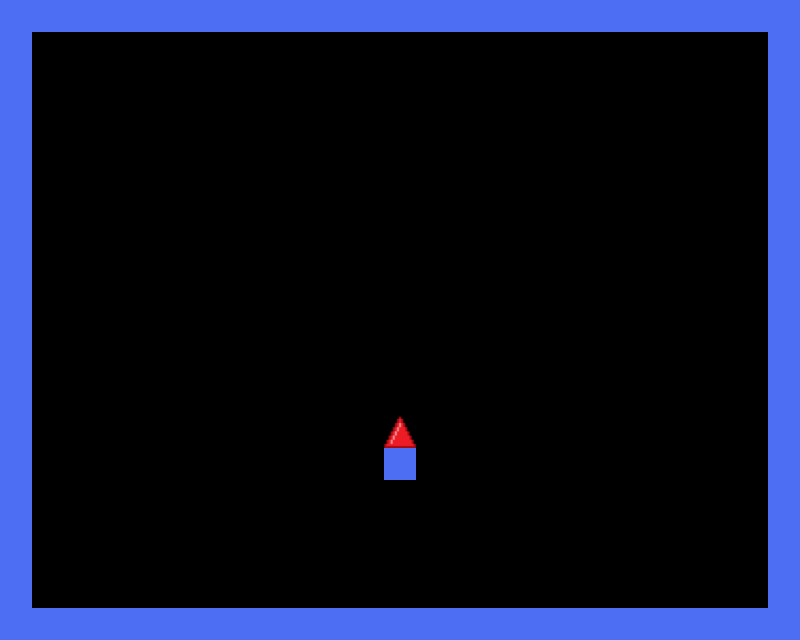

The image is a tile-based game level rendered from a .tmx file. Its description and complete source (layers, tilesets, objects, tile grids) follow:
An orthogonal 25x20 tile map with 32x32 px tiles, 3 tile layers (Collision, Spikes, TempBlocks), 3 tilesets.

<map version="1.8" orientation="orthogonal" width="25" height="20" tilewidth="32" tileheight="32" backgroundcolor="#000000">
    <tileset firstgid="1" name="black" tilewidth="32" tileheight="32">
        <image source="blooPixil.png" width="32" height="32" />
    </tileset>
    <tileset firstgid="2" name="spike" tilewidth="32" tileheight="32" tilecount="1" columns="1">
        <image source="32spike.png" width="32" height="32" />
    </tileset>
    <tileset firstgid="3" name="tempBlock" tilewidth="32" tileheight="32" tilecount="1" columns="1">
        <image source="tempBlock.png" width="32" height="32" />
    </tileset>
    <layer name="Collision" width="25" height="20">
        <data encoding="csv">
            1,1,1,1,1,1,1,1,1,1,1,1,1,1,1,1,1,1,1,1,1,1,1,1,1,
            1,0,0,0,0,0,0,0,0,0,0,0,0,0,0,0,0,0,0,0,0,0,0,0,1,
            1,0,0,0,0,0,0,0,0,0,0,0,0,0,0,0,0,0,0,0,0,0,0,0,1,
            1,0,0,0,0,0,0,0,0,0,0,0,0,0,0,0,0,0,0,0,0,0,0,0,1,
            1,0,0,0,0,0,0,0,0,0,0,0,0,0,0,0,0,0,0,0,0,0,0,0,1,
            1,0,0,0,0,0,0,0,0,0,0,0,0,0,0,0,0,0,0,0,0,0,0,0,1,
            1,0,0,0,0,0,0,0,0,0,0,0,0,0,0,0,0,0,0,0,0,0,0,0,1,
            1,0,0,0,0,0,0,0,0,0,0,0,0,0,0,0,0,0,0,0,0,0,0,0,1,
            1,0,0,0,0,0,0,0,0,0,0,0,0,0,0,0,0,0,0,0,0,0,0,0,1,
            1,0,0,0,0,0,0,0,0,0,0,0,0,0,0,0,0,0,0,0,0,0,0,0,1,
            1,0,0,0,0,0,0,0,0,0,0,0,0,0,0,0,0,0,0,0,0,0,0,0,1,
            1,0,0,0,0,0,0,0,0,0,0,0,0,0,0,0,0,0,0,0,0,0,0,0,1,
            1,0,0,0,0,0,0,0,0,0,0,0,0,0,0,0,0,0,0,0,0,0,0,0,1,
            1,0,0,0,0,0,0,0,0,0,0,0,0,0,0,0,0,0,0,0,0,0,0,0,1,
            1,0,0,0,0,0,0,0,0,0,0,0,1,0,0,0,0,0,0,0,0,0,0,0,1,
            1,0,0,0,0,0,0,0,0,0,0,0,0,0,0,0,0,0,0,0,0,0,0,0,1,
            1,0,0,0,0,0,0,0,0,0,0,0,0,0,0,0,0,0,0,0,0,0,0,0,1,
            1,0,0,0,0,0,0,0,0,0,0,0,0,0,0,0,0,0,0,0,0,0,0,0,1,
            1,0,0,0,0,0,0,0,0,0,0,0,0,0,0,0,0,0,0,0,0,0,0,0,1,
            1,1,1,1,1,1,1,1,1,1,1,1,1,1,1,1,1,1,1,1,1,1,1,1,1
        </data>
    </layer>
    <layer name="Spikes" width="25" height="20">
        <data encoding="csv">
            0,0,0,0,0,0,0,0,0,0,0,0,0,0,0,0,0,0,0,0,0,0,0,0,0,
            0,0,0,0,0,0,0,0,0,0,0,0,0,0,0,0,0,0,0,0,0,0,0,0,0,
            0,0,0,0,0,0,0,0,0,0,0,0,0,0,0,0,0,0,0,0,0,0,0,0,0,
            0,0,0,0,0,0,0,0,0,0,0,0,0,0,0,0,0,0,0,0,0,0,0,0,0,
            0,0,0,0,0,0,0,0,0,0,0,0,0,0,0,0,0,0,0,0,0,0,0,0,0,
            0,0,0,0,0,0,0,0,0,0,0,0,0,0,0,0,0,0,0,0,0,0,0,0,0,
            0,0,0,0,0,0,0,0,0,0,0,0,0,0,0,0,0,0,0,0,0,0,0,0,0,
            0,0,0,0,0,0,0,0,0,0,0,0,0,0,0,0,0,0,0,0,0,0,0,0,0,
            0,0,0,0,0,0,0,0,0,0,0,0,0,0,0,0,0,0,0,0,0,0,0,0,0,
            0,0,0,0,0,0,0,0,0,0,0,0,0,0,0,0,0,0,0,0,0,0,0,0,0,
            0,0,0,0,0,0,0,0,0,0,0,0,0,0,0,0,0,0,0,0,0,0,0,0,0,
            0,0,0,0,0,0,0,0,0,0,0,0,0,0,0,0,0,0,0,0,0,0,0,0,0,
            0,0,0,0,0,0,0,0,0,0,0,0,0,0,0,0,0,0,0,0,0,0,0,0,0,
            0,0,0,0,0,0,0,0,0,0,0,0,2,0,0,0,0,0,0,0,0,0,0,0,0,
            0,0,0,0,0,0,0,0,0,0,0,0,0,0,0,0,0,0,0,0,0,0,0,0,0,
            0,0,0,0,0,0,0,0,0,0,0,0,0,0,0,0,0,0,0,0,0,0,0,0,0,
            0,0,0,0,0,0,0,0,0,0,0,0,0,0,0,0,0,0,0,0,0,0,0,0,0,
            0,0,0,0,0,0,0,0,0,0,0,0,0,0,0,0,0,0,0,0,0,0,0,0,0,
            0,0,0,0,0,0,0,0,0,0,0,0,0,0,0,0,0,0,0,0,0,0,0,0,0,
            0,0,0,0,0,0,0,0,0,0,0,0,0,0,0,0,0,0,0,0,0,0,0,0,0
        </data>
    </layer>
    <layer name="TempBlocks" width="25" height="20">
        <data encoding="csv">
            0,0,0,0,0,0,0,0,0,0,0,0,0,0,0,0,0,0,0,0,0,0,0,0,0,
            0,0,0,0,0,0,0,0,0,0,0,0,0,0,0,0,0,0,0,0,0,0,0,0,0,
            0,0,0,0,0,0,0,0,0,0,0,0,0,0,0,0,0,0,0,0,0,0,0,0,0,
            0,0,0,0,0,0,0,0,0,0,0,0,0,0,0,0,0,0,0,0,0,0,0,0,0,
            0,0,0,0,0,0,0,0,0,0,0,0,0,0,0,0,0,0,0,0,0,0,0,0,0,
            0,0,0,0,0,0,0,0,0,0,0,0,0,0,0,0,0,0,0,0,0,0,0,0,0,
            0,0,0,0,0,0,0,0,0,0,0,0,0,0,0,0,0,0,0,0,0,0,0,0,0,
            0,0,0,0,0,0,0,0,0,0,0,0,0,0,0,0,0,0,0,0,0,0,0,0,0,
            0,0,0,0,0,0,0,0,0,0,0,0,0,0,0,0,0,0,0,0,0,0,0,0,0,
            0,0,0,0,0,0,0,0,0,0,0,0,0,0,0,0,0,0,0,0,0,0,0,0,0,
            0,0,0,0,0,0,0,0,0,0,0,0,0,0,0,0,0,0,0,0,0,0,0,0,0,
            0,0,0,0,0,0,0,0,0,0,0,0,0,0,0,0,0,0,0,0,0,0,0,0,0,
            0,0,0,0,0,0,0,0,0,0,0,0,0,0,0,0,0,0,0,0,0,0,0,0,0,
            0,0,0,0,0,0,0,0,0,0,0,0,0,0,0,0,0,0,0,0,0,0,0,0,0,
            0,0,0,0,0,0,0,0,0,0,0,0,0,0,0,0,0,0,0,0,0,0,0,0,0,
            0,0,0,0,0,0,0,0,0,0,0,0,0,0,0,0,0,0,0,0,0,0,0,0,0,
            0,0,0,0,0,0,0,0,0,0,0,0,0,0,0,0,0,0,0,0,0,0,0,0,0,
            0,0,0,0,0,0,0,0,0,0,0,0,0,0,0,0,0,0,0,0,0,0,0,0,0,
            0,0,0,0,0,0,0,0,0,0,0,0,0,0,0,0,0,0,0,0,0,0,0,0,0,
            0,0,0,0,0,0,0,0,0,0,0,0,0,0,0,0,0,0,0,0,0,0,0,0,0
        </data>
    </layer>
</map>
